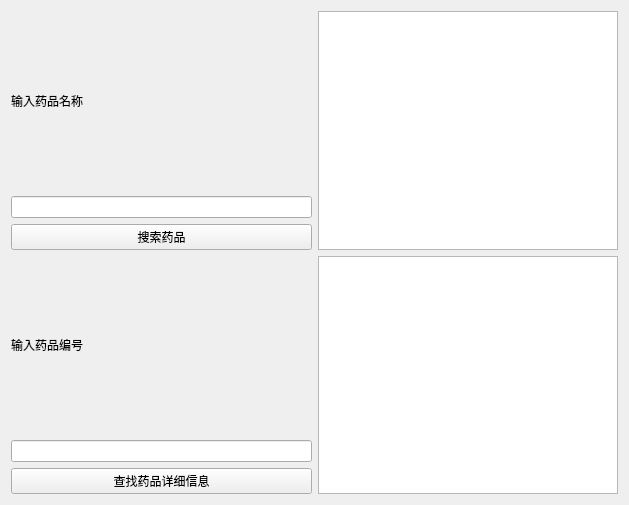
<?xml version="1.0" encoding="UTF-8"?>
<ui version="4.0">
 <class>MedicineSearchFunc</class>
 <widget class="QWidget" name="MedicineSearchFunc">
  <property name="geometry">
   <rect>
    <x>0</x>
    <y>0</y>
    <width>629</width>
    <height>505</height>
   </rect>
  </property>
  <property name="windowTitle">
   <string>Form</string>
  </property>
  <layout class="QGridLayout" name="gridLayout">
   <item row="0" column="0">
    <layout class="QVBoxLayout" name="verticalLayout_3">
     <item>
      <layout class="QHBoxLayout" name="horizontalLayout">
       <item>
        <layout class="QVBoxLayout" name="verticalLayout">
         <item>
          <widget class="QLabel" name="label">
           <property name="text">
            <string>输入药品名称</string>
           </property>
          </widget>
         </item>
         <item>
          <widget class="QLineEdit" name="DrugName"/>
         </item>
         <item>
          <widget class="QPushButton" name="SearchDrug">
           <property name="text">
            <string>搜索药品</string>
           </property>
          </widget>
         </item>
        </layout>
       </item>
       <item>
        <widget class="QTextEdit" name="DrugBox"/>
       </item>
      </layout>
     </item>
     <item>
      <layout class="QHBoxLayout" name="horizontalLayout_2">
       <item>
        <layout class="QVBoxLayout" name="verticalLayout_2">
         <item>
          <widget class="QLabel" name="label_2">
           <property name="text">
            <string>输入药品编号</string>
           </property>
          </widget>
         </item>
         <item>
          <widget class="QLineEdit" name="DrugId"/>
         </item>
         <item>
          <widget class="QPushButton" name="GetDetail">
           <property name="text">
            <string>查找药品详细信息</string>
           </property>
          </widget>
         </item>
        </layout>
       </item>
       <item>
        <widget class="QTextEdit" name="DetailBox"/>
       </item>
      </layout>
     </item>
    </layout>
   </item>
  </layout>
 </widget>
 <resources/>
 <connections/>
</ui>
